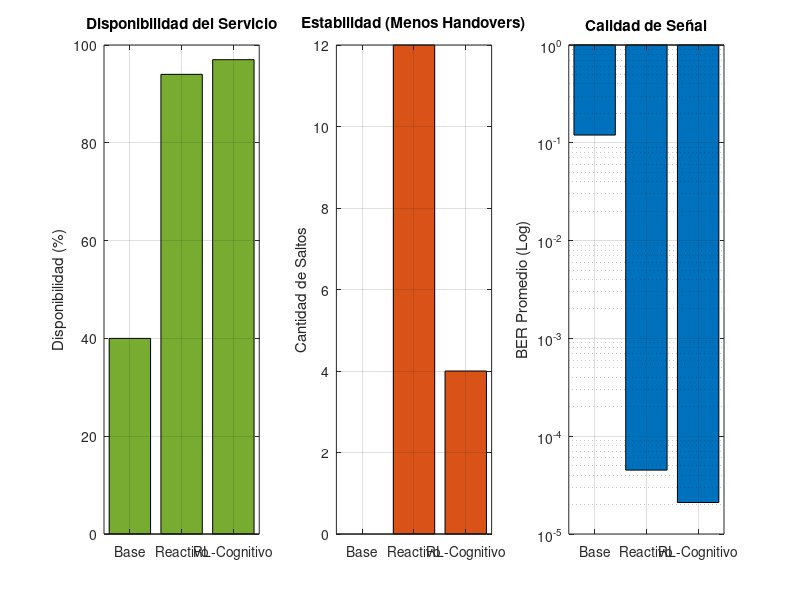

Write MATLAB code to recreate this figure.
% Script de Comparación Final
metricas = [0.12, 4.5e-5, 2.1e-5;  % BER
            40,   94,     97;      % Disponibilidad
            0,    12,     4];      % Handovers

figure('Color', 'w');

% Subplot 1: Disponibilidad
subplot(1,3,1);
bar(metricas(2,:), 'FaceColor', '#77AC30');
xticklabels({'Base', 'Reactivo', 'RL-Cognitivo'});
ylabel('Disponibilidad (%)');
title('Disponibilidad del Servicio');
ylim([0 100]);
grid on;

% Subplot 2: Handovers (Menos es mejor)
subplot(1,3,2);
bar(metricas(3,:), 'FaceColor', '#D95319');
xticklabels({'Base', 'Reactivo', 'RL-Cognitivo'});
ylabel('Cantidad de Saltos');
title('Estabilidad (Menos Handovers)');
grid on;

% Subplot 3: BER (Escala Logarítmica)
subplot(1,3,3);
bar(metricas(1,:), 'FaceColor', '#0072BD');
set(gca, 'YScale', 'log');
xticklabels({'Base', 'Reactivo', 'RL-Cognitivo'});
ylabel('BER Promedio (Log)');
title('Calidad de Señal');
grid on;
